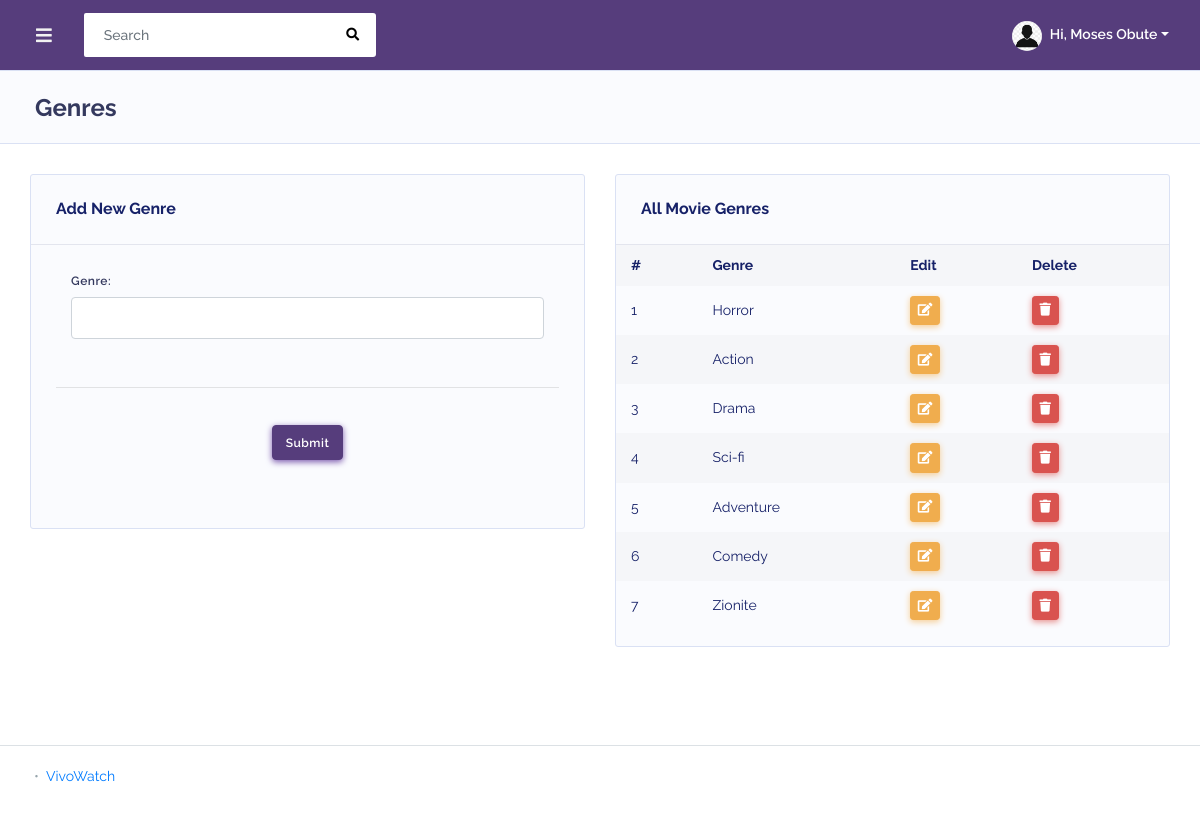
The page /admin/index.php?genres (signed in) on the database its author committed.
### tables this page shows
CREATE TABLE `users` (
  `id` int(10) NOT NULL,
  `username` varchar(255) NOT NULL,
  `email` varchar(255) NOT NULL,
  `password` varchar(255) NOT NULL,
  `first_name` varchar(255) NOT NULL,
  `last_name` varchar(255) NOT NULL,
  `profile_photo` varchar(255) NOT NULL,
  `is_active` tinyint(1) NOT NULL,
  `is_customer` tinyint(1) NOT NULL,
  `is_staff` tinyint(1) NOT NULL,
  `is_admin` tinyint(1) NOT NULL,
  `last_login` timestamp NOT NULL DEFAULT '0000-00-00 00:00:00',
  `created_at` timestamp NOT NULL DEFAULT '0000-00-00 00:00:00',
  `modified_at` timestamp NOT NULL DEFAULT '0000-00-00 00:00:00'
);

CREATE TABLE `genres` (
  `id` int(10) NOT NULL,
  `genre` varchar(25) NOT NULL
);

### config/dbconfig.php (called while the page is built, shortened)
<?php
class DBConfig {
	public $connection;
	public function dbConnect() {
		$this->connection = mysqli_connect('localhost', 'root', '', 'movie_booking');
	}
	public function makeQuery($query) {
		$result = mysqli_query($this->connection, $query);
		return $result;
	}
	public function getUserEmail() {
		$user_email = $_SESSION['user_email'];
		return $user_email;
	}
	public function getUserFullName() {
		$user_email = $this->getUserEmail();
		$user_query = $this->makeQuery("SELECT first_name, last_name FROM users WHERE email='$user_email'");
		$user = mysqli_fetch_assoc($user_query);
		return $user['first_name'] . ' ' . $user['last_name'];
	}
	public function getUserProfilePhoto() {
		$user_email = $this->getUserEmail();
		$user_query = $this->makeQuery("SELECT profile_photo FROM users WHERE email='$user_email'");
		$user = mysqli_fetch_assoc($user_query);
		return $user['profile_photo'];
	}
}
$dbConfig = new DBConfig();
?>

### classes/genre.php (called while the page is built, shortened)
<?php
	class Genre extends DBConfig {
		public function getAll() {
			return $this->makeQuery("SELECT * FROM genres");
		}
	}
	$genre = new Genre();
 ?>

### admin/genres.php (the view, shortened to what this page needs)
<?php
  include '../classes/genre.php';
  $genre->insert();
  $genre->update();
 ?>
<section class="section">
    <div class="section-header">
        <h1>
          <?php
            if(isset($_GET['genre_edit']))
            {
              echo "Update Genre";
            }
            else
            {
              echo "Genres";
            }
           ?>
        </h1>
    </div>
    <div class="section-body">
        <div class="row">
            <div class="col-12 col-md-6 col-lg-6">
                <div class="card">
                	<form class="needs-validation" novalidate="" method="post">
                    <div class="card-header">
                        <h4>
                          <?php
                            if(isset($_GET['genre_edit']))
                            {
                              echo "Update Genre";
                            }
                            else
                            {
                              echo "Add New Genre";
                            }
                           ?>
                        </h4>
                    </div>
                    <div class="card-body">
                        <div class="form-group mb-5">
                            <label class="col-form-label col-12 col-md-3 col-lg-3">Genre:</label>
                            <div class="col-sm-12 col-md-12">
                                <input type="text" class="form-control" name="genre" value="<?php echo $genre_edit_value ?? ''; ?>" required="">
                            </div>
                        </div>
                        <hr>
                        <div class="form-group mb-5">
                            <label class="col-form-label col-12 col-md-3 col-lg-3"></label>
                            <div class="col-sm-12 col-md-12 text-md-center">
                            <?php
                                if(!isset($_GET['genre_edit']))
                                {
                               ?>
                              <input type="submit" name="genre_insert" value="Submit" class="btn btn-primary">
                            <?php
                                }
                                else
                                {
                            ?>
                              <input type="hidden" name="genre_id" value="<?=$id_edit_value; ?>">
                              <input type="submit" name="genre_edit" value="Update" class="btn btn-primary">
                            <?php
                                }
                            ?>
                            </div>
                        </div>
                    </div>
                   </form>
                </div>
            </div>
            <div class="col-12 col-md-6 col-lg-6">
                <div class="card">
                    <div class="card-header">
                        <h4>All Movie Genres</h4>
                    </div>
                    <div class="card-body p-0">
                        <div class="table-responsive">
                            <table class="table table-striped table-md v_center">
                            <tr>
                                <th>#</th>
                                <th>Genre</th>
                                <th>Edit</th>
                                <th>Delete</th>
                            </tr>
                            <?php
                              $i = 0;
                              $genre_query = $genre->getAll();
                              while($row = mysqli_fetch_assoc($genre_query)){
                                $i += 1;
                             ?>
                            <tr>
                                <td><?=$i; ?></td>
                                <td><?=$row['genre']; ?></td>
                                <td><a href="index.php?genre_edit=<?=$row['id']; ?>" class="btn btn-sm btn-warning" data-toggle="tooltip" data-placement="top" title="Edit"><i class="fas fa-edit"></i></a></td>
                                <td><a href="index.php?genre_delete=<?=$row['id']; ?>" class="btn btn-sm btn-danger" data-toggle="tooltip" data-placement="top" title="Delete"><i class="fas fa-trash"></i></a></td>
                            </tr>
                          <?php } ?>
                            </table>
                        </div>
                    </div>
                </div>
            </div>
        </div>
    </div>
</section>

### admin/includes/nav.php (shortened to what this page needs)
<div id="app">
    <div class="main-wrapper main-wrapper-1">
        <div class="navbar-bg"></div>
        <nav class="navbar navbar-expand-lg main-navbar">
            <form class="form-inline mr-auto">
                <ul class="navbar-nav mr-3">
                    <li><a href="#" data-toggle="sidebar" class="nav-link nav-link-lg"><i class="fas fa-bars"></i></a></li>
                </ul>
                <div class="search-element">
                    <input class="form-control" type="search" placeholder="Search" aria-label="Search" data-width="250">
                    <button class="btn" type="submit"><i class="fas fa-search"></i></button>
                </div>
            </form>
            <ul class="navbar-nav navbar-right">
                <li class="dropdown">
                    <a href="#" data-toggle="dropdown" class="nav-link dropdown-toggle nav-link-lg nav-link-user">
                    <img alt="<?php echo $dbConfig->getUserProfilePhoto(); ?>" src="../images/user_images/<?php echo $dbConfig->getUserProfilePhoto(); ?>" class="rounded-circle mr-1">
                    <div class="d-sm-none d-lg-inline-block">Hi, <?php echo $dbConfig->getUserFullName(); ?></div></a>
                </li>
            </ul>
        </nav>

### rows shown on the page
users: profile_photo (placeholder picture), $dbConfig->getUserFullName() "Moses Obute"
genres: genre "Horror"
genres: genre "Action"
genres: genre "Drama"
genres: genre "Sci-fi"
genres: genre "Adventure"
genres: genre "Comedy"
genres: genre "Zionite"
